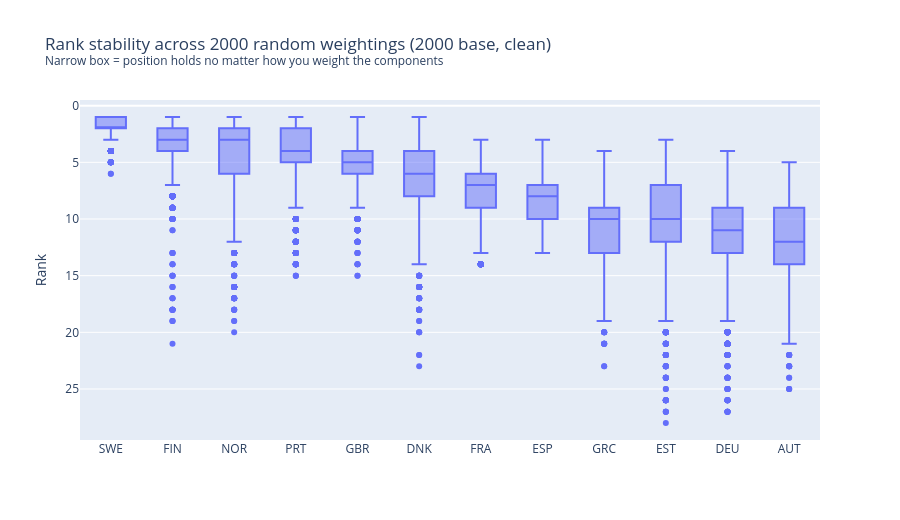

The notebook cell this image was saved under:
### Code cell
# SENSITIVITY 2: Monte Carlo over the full weight space
# Draw random weightings (uniform over the simplex) and watch the ranking.
# N=2000 is statistically plenty: a proportion from N draws has std err ~ sqrt(p(1-p)/N).
weight_rng = np.random.default_rng(42)
N_WEIGHT_DRAWS = 2000
component_names = list(WEIGHTS.keys())
country_codes = clean_scores_2000['iso_code'].tolist()
rank_samples = {iso: [] for iso in country_codes}

for _ in range(N_WEIGHT_DRAWS):
    random_weights = dict(zip(component_names,
                              weight_rng.dirichlet(np.ones(len(component_names)))))
    for iso, rank in rank_with_weights(clean_scores_2000, random_weights).items():
        rank_samples[iso].append(rank)

mc_rows = []
for iso in country_codes:
    ranks = np.array(rank_samples[iso])
    mc_rows.append({
        'iso_code': iso,
        'median_rank': int(np.median(ranks)),
        'best': int(ranks.min()), 'worst': int(ranks.max()),
        'pct_top5':  round((ranks <= 5).mean() * 100, 1),
        'pct_top10': round((ranks <= 10).mean() * 100, 1),
    })
weight_mc = pd.DataFrame(mc_rows).sort_values('median_rank').reset_index(drop=True)

print(f"Monte Carlo sensitivity - {N_WEIGHT_DRAWS} random weightings (2000 base, clean):")
print(weight_mc.head(12).to_string(index=False))

# Rank-distribution box plot for the contenders (narrow box = robust regardless of weights)
contenders = weight_mc.head(12)['iso_code'].tolist()
rank_distribution = pd.DataFrame([{'iso_code': iso, 'rank': rank}
                                  for iso in contenders for rank in rank_samples[iso]])
fig = px.box(
    rank_distribution, x='iso_code', y='rank',
    category_orders={'iso_code': contenders},
    title=f'Rank stability across {N_WEIGHT_DRAWS} random weightings (2000 base, clean)<br>'
          '<sup>Narrow box = position holds no matter how you weight the components</sup>',
    labels={'rank': 'Rank', 'iso_code': ''}, height=520
)
fig.update_yaxes(autorange='reversed')  # rank 1 at top
fig.show()

# headline robustness statement
robust5  = weight_mc[weight_mc['pct_top5']  >= 80]['iso_code'].tolist()
robust10 = weight_mc[weight_mc['pct_top10'] >= 90]['iso_code'].tolist()
print(f"\nIn the top-5 under >=80% of ALL random weightings: {robust5}")
print(f"In the top-10 under >=90% of ALL random weightings: {robust10}")

### Figure 1 — Plotly figure (JSON) as saved in the notebook; plotly's stock layout.template omitted (floating-point values rounded to 4 significant figures; data arrays with more than 128 entries replaced by an {"elided": "..."} marker saying what was removed)
{"data": [{"alignmentgroup": "True", "hovertemplate": "=%{x}<br>Rank=%{y}<extra></extra>", "legendgroup": "", "marker": {"color": "#636efa"}, "name": "", "notched": false, "offsetgroup": "", "orientation": "v", "showlegend": false, "type": "box", "x": {"elided": "24000 str values"}, "x0": " ", "xaxis": "x", "y": {"elided": "24000 int values"}, "y0": " ", "yaxis": "y"}], "layout": {"boxmode": "group", "height": 520, "legend": {"tracegroupgap": 0}, "title": {"text": "Rank stability across 2000 random weightings (2000 base, clean)<br><sup>Narrow box = position holds no matter how you weight the components</sup>"}, "xaxis": {"anchor": "y", "categoryarray": ["SWE", "FIN", "NOR", "PRT", "GBR", "DNK", "FRA", "ESP", "GRC", "EST", "DEU", "AUT"], "categoryorder": "array", "domain": [0, 1], "title": {"text": ""}}, "yaxis": {"anchor": "x", "autorange": "reversed", "domain": [0, 1], "title": {"text": "Rank"}}}}
